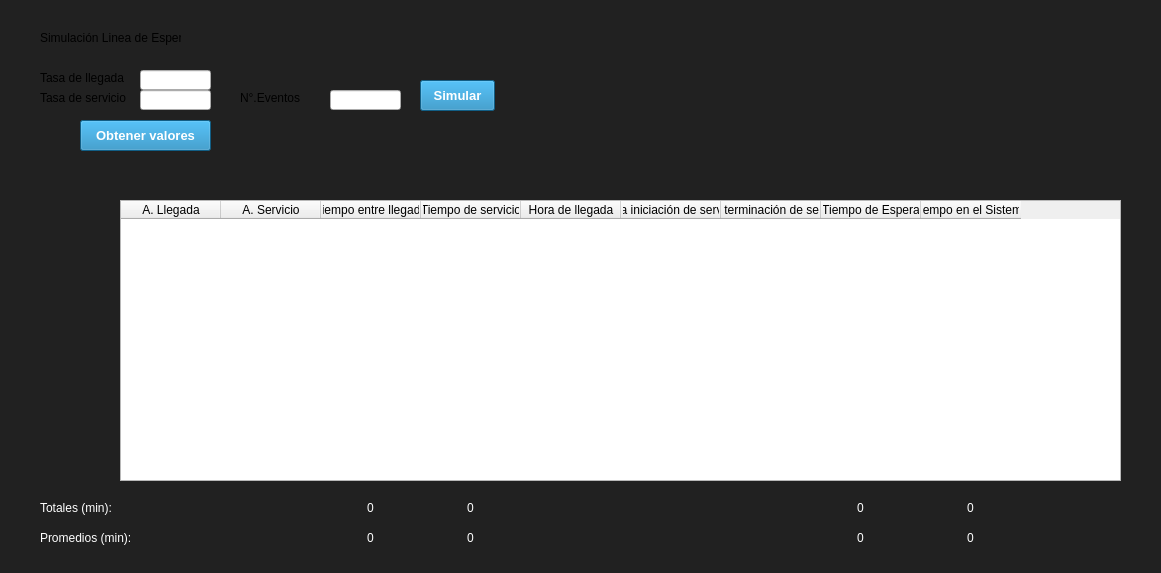
<?xml version="1.0" encoding="UTF-8"?>
<ui version="4.0">
 <class>Principal4</class>
 <widget class="QWidget" name="Principal4">
  <property name="geometry">
   <rect>
    <x>0</x>
    <y>0</y>
    <width>1161</width>
    <height>573</height>
   </rect>
  </property>
  <property name="windowTitle">
   <string>Form</string>
  </property>
  <property name="styleSheet">
   <string notr="true">#Principal4{
	background:#212121;
}

.QLabel{
	background:#212121;
}

.QLineEdit{
	
	font: 75 7.5pt &quot;Arial&quot;;
}
.QPushButton{
	font-family: Arial, Verdana;
	color:#ffffff;
	background-color: #1883BA;
	padding:5px;
	font-weight: 600;
	font-size: 13px;
}
</string>
  </property>
  <widget class="QLineEdit" name="txtLanda">
   <property name="geometry">
    <rect>
     <x>140</x>
     <y>70</y>
     <width>71</width>
     <height>20</height>
    </rect>
   </property>
   <property name="text">
    <string/>
   </property>
  </widget>
  <widget class="QPushButton" name="btnLineaEspera">
   <property name="geometry">
    <rect>
     <x>420</x>
     <y>80</y>
     <width>75</width>
     <height>31</height>
    </rect>
   </property>
   <property name="text">
    <string>Simular</string>
   </property>
  </widget>
  <widget class="QLineEdit" name="txtNiu">
   <property name="geometry">
    <rect>
     <x>140</x>
     <y>90</y>
     <width>71</width>
     <height>20</height>
    </rect>
   </property>
   <property name="text">
    <string/>
   </property>
  </widget>
  <widget class="QLabel" name="label_15">
   <property name="geometry">
    <rect>
     <x>240</x>
     <y>90</y>
     <width>61</width>
     <height>16</height>
    </rect>
   </property>
   <property name="text">
    <string>N°.Eventos</string>
   </property>
  </widget>
  <widget class="QLabel" name="label_13">
   <property name="geometry">
    <rect>
     <x>40</x>
     <y>70</y>
     <width>91</width>
     <height>16</height>
    </rect>
   </property>
   <property name="text">
    <string>Tasa de llegada</string>
   </property>
  </widget>
  <widget class="QLineEdit" name="txtEventosLinea">
   <property name="geometry">
    <rect>
     <x>330</x>
     <y>90</y>
     <width>71</width>
     <height>20</height>
    </rect>
   </property>
  </widget>
  <widget class="QTableWidget" name="tabla_linea_espera">
   <property name="enabled">
    <bool>true</bool>
   </property>
   <property name="geometry">
    <rect>
     <x>120</x>
     <y>200</y>
     <width>1001</width>
     <height>281</height>
    </rect>
   </property>
   <property name="cursor" stdset="0">
    <cursorShape>PointingHandCursor</cursorShape>
   </property>
   <property name="statusTip">
    <string/>
   </property>
   <property name="editTriggers">
    <set>QAbstractItemView::NoEditTriggers</set>
   </property>
   <property name="dragDropOverwriteMode">
    <bool>true</bool>
   </property>
   <property name="rowCount">
    <number>0</number>
   </property>
   <property name="columnCount">
    <number>9</number>
   </property>
   <column>
    <property name="text">
     <string>A. Llegada</string>
    </property>
   </column>
   <column>
    <property name="text">
     <string>A. Servicio</string>
    </property>
   </column>
   <column>
    <property name="text">
     <string>Tiempo entre llegada</string>
    </property>
   </column>
   <column>
    <property name="text">
     <string>Tiempo de servicio</string>
    </property>
   </column>
   <column>
    <property name="text">
     <string>Hora de llegada</string>
    </property>
   </column>
   <column>
    <property name="text">
     <string>Hora iniciación de servicio</string>
    </property>
   </column>
   <column>
    <property name="text">
     <string>Hora terminación de servicio</string>
    </property>
   </column>
   <column>
    <property name="text">
     <string>Tiempo de Espera</string>
    </property>
   </column>
   <column>
    <property name="text">
     <string>Tiempo en el Sistema</string>
    </property>
   </column>
  </widget>
  <widget class="QLabel" name="label_14">
   <property name="geometry">
    <rect>
     <x>40</x>
     <y>30</y>
     <width>141</width>
     <height>16</height>
    </rect>
   </property>
   <property name="text">
    <string>Simulación Linea de Espera</string>
   </property>
  </widget>
  <widget class="QLabel" name="label_12">
   <property name="geometry">
    <rect>
     <x>40</x>
     <y>90</y>
     <width>91</width>
     <height>16</height>
    </rect>
   </property>
   <property name="text">
    <string>Tasa de servicio</string>
   </property>
  </widget>
  <widget class="QPushButton" name="btnObtenerValores">
   <property name="geometry">
    <rect>
     <x>80</x>
     <y>120</y>
     <width>131</width>
     <height>31</height>
    </rect>
   </property>
   <property name="text">
    <string>Obtener valores</string>
   </property>
  </widget>
  <widget class="QLabel" name="lblTotales">
   <property name="geometry">
    <rect>
     <x>40</x>
     <y>500</y>
     <width>91</width>
     <height>16</height>
    </rect>
   </property>
   <property name="font">
    <font>
     <family>MS Shell Dlg 2</family>
     <pointsize>9</pointsize>
     <weight>9</weight>
     <italic>false</italic>
     <bold>false</bold>
    </font>
   </property>
   <property name="styleSheet">
    <string notr="true">color: rgb(255, 255, 255);
font: 75 9pt &quot;MS Shell Dlg 2&quot;;</string>
   </property>
   <property name="text">
    <string>Totales (min):</string>
   </property>
  </widget>
  <widget class="QLabel" name="lblPromedios">
   <property name="geometry">
    <rect>
     <x>40</x>
     <y>530</y>
     <width>111</width>
     <height>16</height>
    </rect>
   </property>
   <property name="font">
    <font>
     <family>MS Shell Dlg 2</family>
     <pointsize>9</pointsize>
     <weight>9</weight>
     <italic>false</italic>
     <bold>false</bold>
    </font>
   </property>
   <property name="styleSheet">
    <string notr="true">color: rgb(255, 255, 255);
font: 75 9pt &quot;MS Shell Dlg 2&quot;;</string>
   </property>
   <property name="text">
    <string>Promedios (min):</string>
   </property>
  </widget>
  <widget class="QLabel" name="totalTiempoEntreLlegada">
   <property name="geometry">
    <rect>
     <x>330</x>
     <y>500</y>
     <width>81</width>
     <height>16</height>
    </rect>
   </property>
   <property name="font">
    <font>
     <family>MS Shell Dlg 2</family>
     <pointsize>9</pointsize>
     <weight>9</weight>
     <italic>false</italic>
     <bold>false</bold>
    </font>
   </property>
   <property name="styleSheet">
    <string notr="true">color: rgb(255, 255, 255);
font: 75 9pt &quot;MS Shell Dlg 2&quot;;</string>
   </property>
   <property name="text">
    <string>0</string>
   </property>
   <property name="alignment">
    <set>Qt::AlignCenter</set>
   </property>
  </widget>
  <widget class="QLabel" name="totalTiempoServicio">
   <property name="geometry">
    <rect>
     <x>430</x>
     <y>500</y>
     <width>81</width>
     <height>16</height>
    </rect>
   </property>
   <property name="font">
    <font>
     <family>MS Shell Dlg 2</family>
     <pointsize>9</pointsize>
     <weight>9</weight>
     <italic>false</italic>
     <bold>false</bold>
    </font>
   </property>
   <property name="styleSheet">
    <string notr="true">color: rgb(255, 255, 255);
font: 75 9pt &quot;MS Shell Dlg 2&quot;;</string>
   </property>
   <property name="text">
    <string>0</string>
   </property>
   <property name="alignment">
    <set>Qt::AlignCenter</set>
   </property>
  </widget>
  <widget class="QLabel" name="promedioTiempoEntreLlegada">
   <property name="geometry">
    <rect>
     <x>330</x>
     <y>530</y>
     <width>81</width>
     <height>16</height>
    </rect>
   </property>
   <property name="font">
    <font>
     <family>MS Shell Dlg 2</family>
     <pointsize>9</pointsize>
     <weight>9</weight>
     <italic>false</italic>
     <bold>false</bold>
    </font>
   </property>
   <property name="styleSheet">
    <string notr="true">color: rgb(255, 255, 255);
font: 75 9pt &quot;MS Shell Dlg 2&quot;;</string>
   </property>
   <property name="text">
    <string>0</string>
   </property>
   <property name="alignment">
    <set>Qt::AlignCenter</set>
   </property>
  </widget>
  <widget class="QLabel" name="promedioTiempoServicio">
   <property name="geometry">
    <rect>
     <x>430</x>
     <y>530</y>
     <width>81</width>
     <height>16</height>
    </rect>
   </property>
   <property name="font">
    <font>
     <family>MS Shell Dlg 2</family>
     <pointsize>9</pointsize>
     <weight>9</weight>
     <italic>false</italic>
     <bold>false</bold>
    </font>
   </property>
   <property name="styleSheet">
    <string notr="true">color: rgb(255, 255, 255);
font: 75 9pt &quot;MS Shell Dlg 2&quot;;</string>
   </property>
   <property name="text">
    <string>0</string>
   </property>
   <property name="alignment">
    <set>Qt::AlignCenter</set>
   </property>
  </widget>
  <widget class="QLabel" name="totalTiempoEspera">
   <property name="geometry">
    <rect>
     <x>820</x>
     <y>500</y>
     <width>81</width>
     <height>16</height>
    </rect>
   </property>
   <property name="font">
    <font>
     <family>MS Shell Dlg 2</family>
     <pointsize>9</pointsize>
     <weight>9</weight>
     <italic>false</italic>
     <bold>false</bold>
    </font>
   </property>
   <property name="styleSheet">
    <string notr="true">color: rgb(255, 255, 255);
font: 75 9pt &quot;MS Shell Dlg 2&quot;;</string>
   </property>
   <property name="text">
    <string>0</string>
   </property>
   <property name="alignment">
    <set>Qt::AlignCenter</set>
   </property>
  </widget>
  <widget class="QLabel" name="totalTiempoSistema">
   <property name="geometry">
    <rect>
     <x>930</x>
     <y>500</y>
     <width>81</width>
     <height>16</height>
    </rect>
   </property>
   <property name="font">
    <font>
     <family>MS Shell Dlg 2</family>
     <pointsize>9</pointsize>
     <weight>9</weight>
     <italic>false</italic>
     <bold>false</bold>
    </font>
   </property>
   <property name="styleSheet">
    <string notr="true">color: rgb(255, 255, 255);
font: 75 9pt &quot;MS Shell Dlg 2&quot;;</string>
   </property>
   <property name="text">
    <string>0</string>
   </property>
   <property name="alignment">
    <set>Qt::AlignCenter</set>
   </property>
  </widget>
  <widget class="QLabel" name="promedioTiempoEspera">
   <property name="geometry">
    <rect>
     <x>820</x>
     <y>530</y>
     <width>81</width>
     <height>16</height>
    </rect>
   </property>
   <property name="font">
    <font>
     <family>MS Shell Dlg 2</family>
     <pointsize>9</pointsize>
     <weight>9</weight>
     <italic>false</italic>
     <bold>false</bold>
    </font>
   </property>
   <property name="styleSheet">
    <string notr="true">color: rgb(255, 255, 255);
font: 75 9pt &quot;MS Shell Dlg 2&quot;;</string>
   </property>
   <property name="text">
    <string>0</string>
   </property>
   <property name="alignment">
    <set>Qt::AlignCenter</set>
   </property>
  </widget>
  <widget class="QLabel" name="promedioTiempoSistema">
   <property name="geometry">
    <rect>
     <x>930</x>
     <y>530</y>
     <width>81</width>
     <height>16</height>
    </rect>
   </property>
   <property name="font">
    <font>
     <family>MS Shell Dlg 2</family>
     <pointsize>9</pointsize>
     <weight>9</weight>
     <italic>false</italic>
     <bold>false</bold>
    </font>
   </property>
   <property name="styleSheet">
    <string notr="true">color: rgb(255, 255, 255);
font: 75 9pt &quot;MS Shell Dlg 2&quot;;</string>
   </property>
   <property name="text">
    <string>0</string>
   </property>
   <property name="alignment">
    <set>Qt::AlignCenter</set>
   </property>
  </widget>
 </widget>
 <tabstops>
  <tabstop>txtLanda</tabstop>
  <tabstop>txtNiu</tabstop>
  <tabstop>txtEventosLinea</tabstop>
  <tabstop>btnLineaEspera</tabstop>
  <tabstop>btnObtenerValores</tabstop>
  <tabstop>tabla_linea_espera</tabstop>
 </tabstops>
 <resources/>
 <connections/>
</ui>
